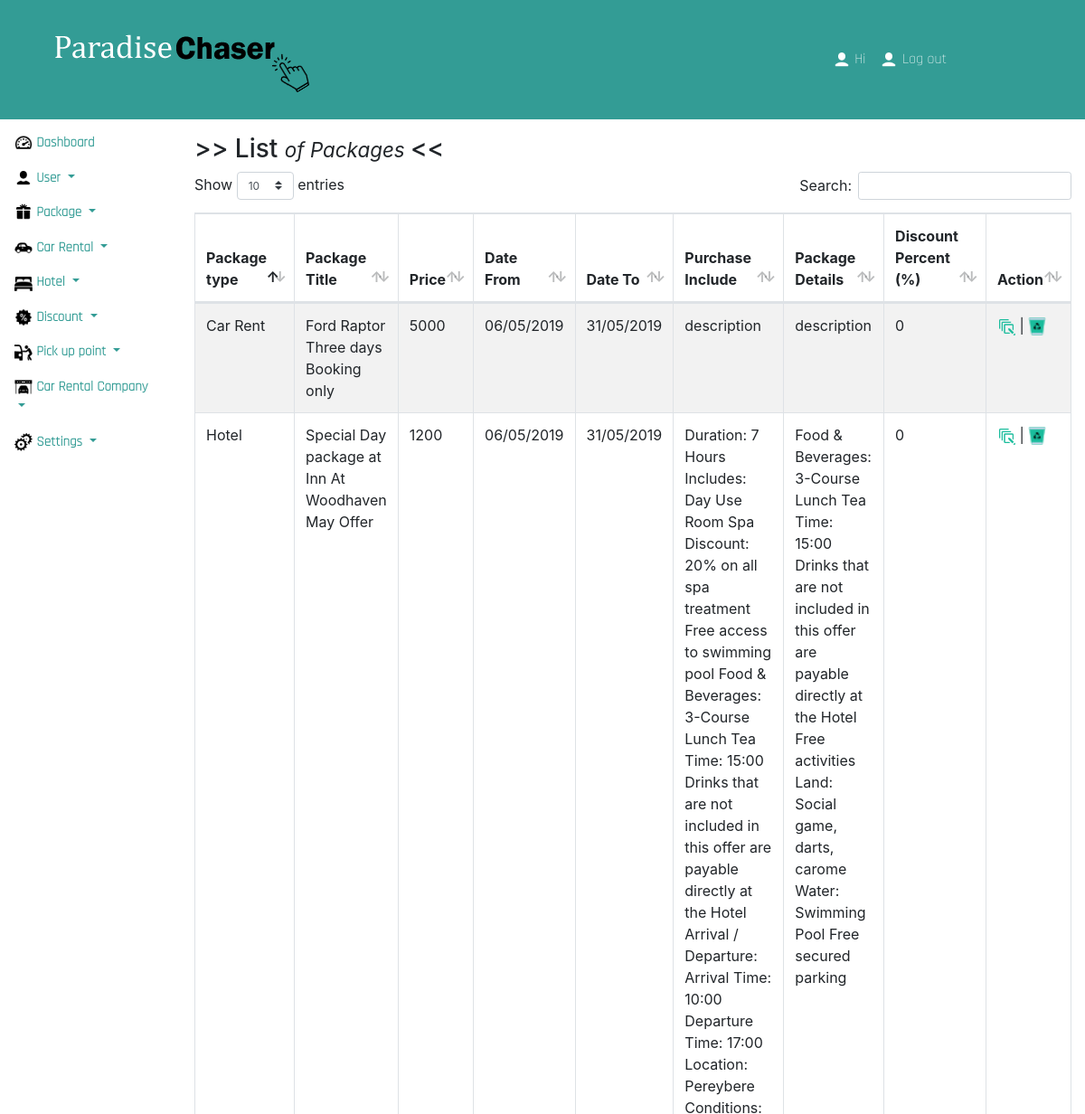
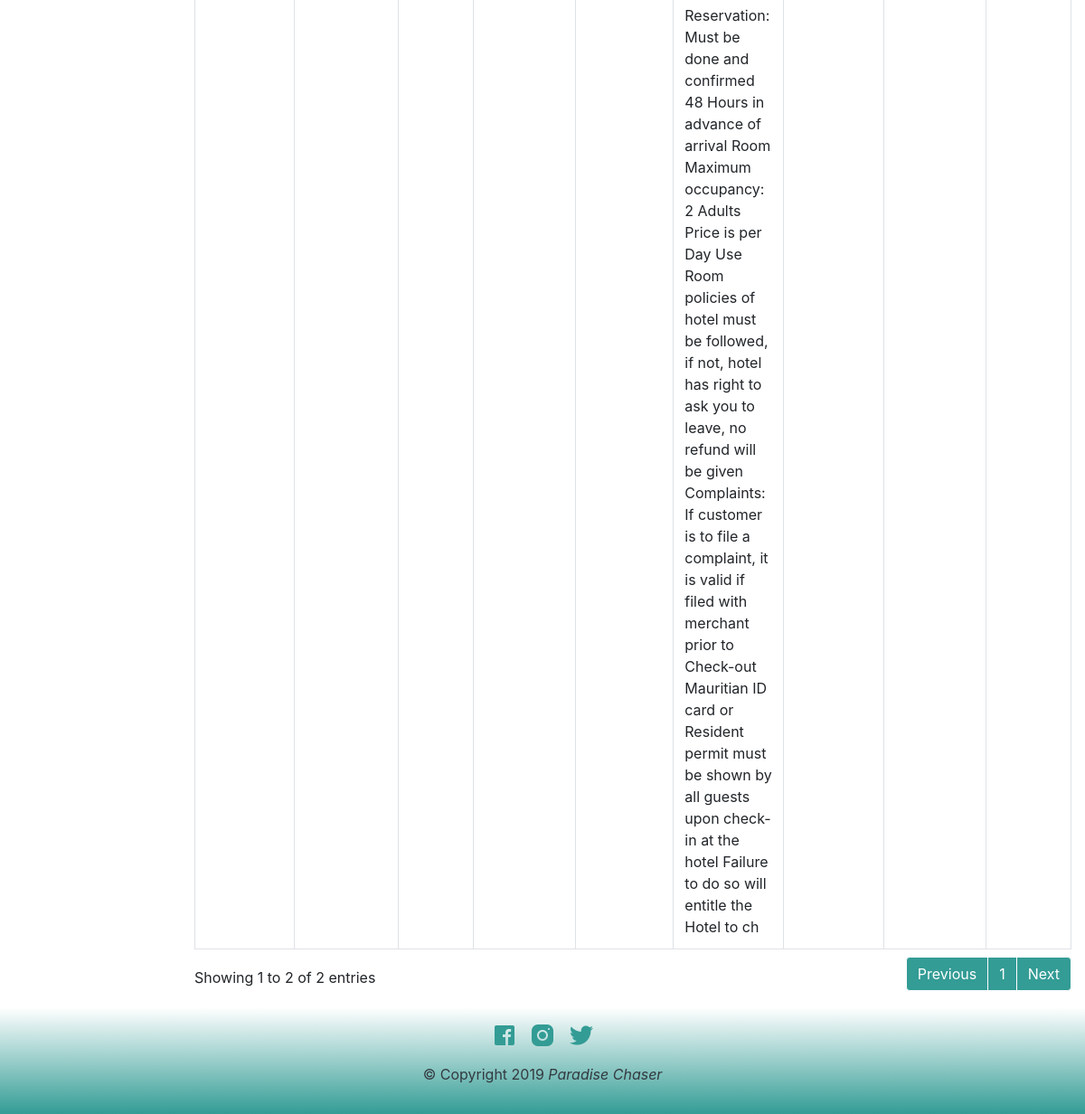
The app's page /dashboard/admin/package/list-of-package.php, older data (2 pictures, top to bottom).
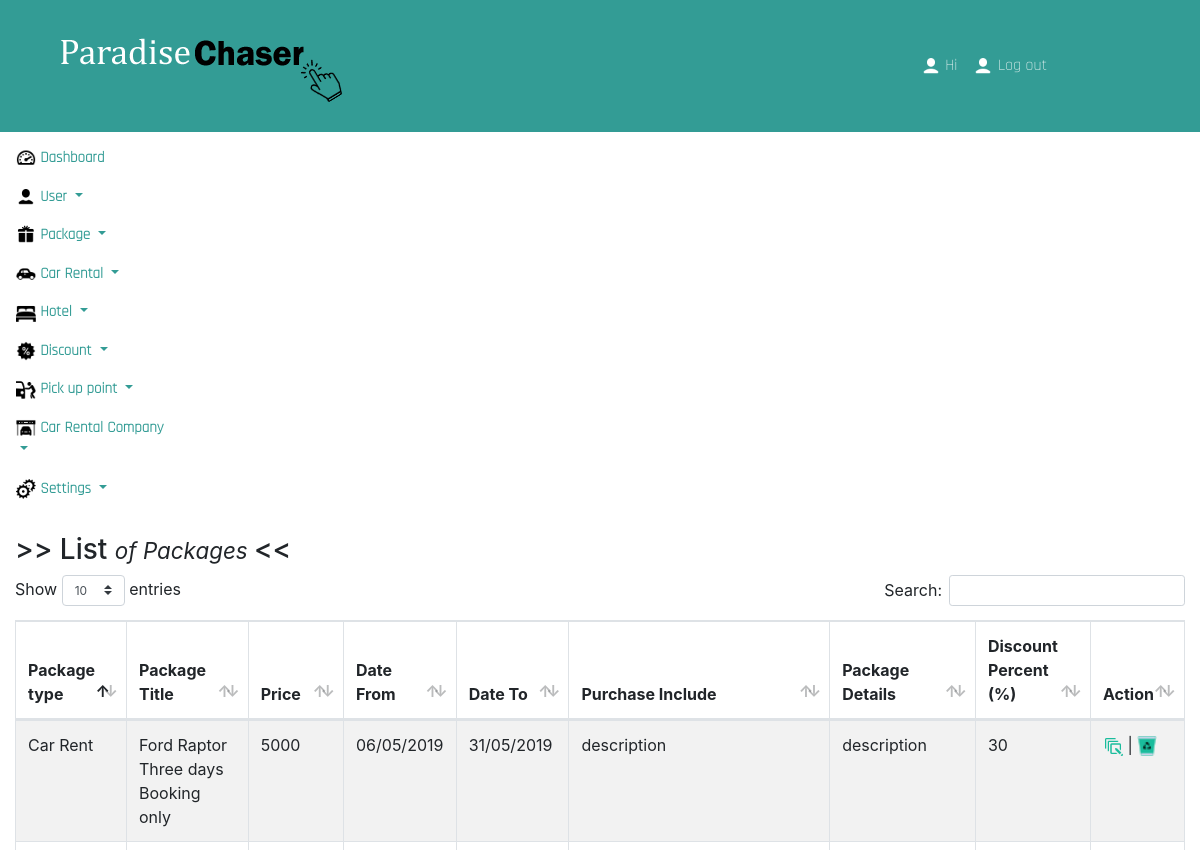
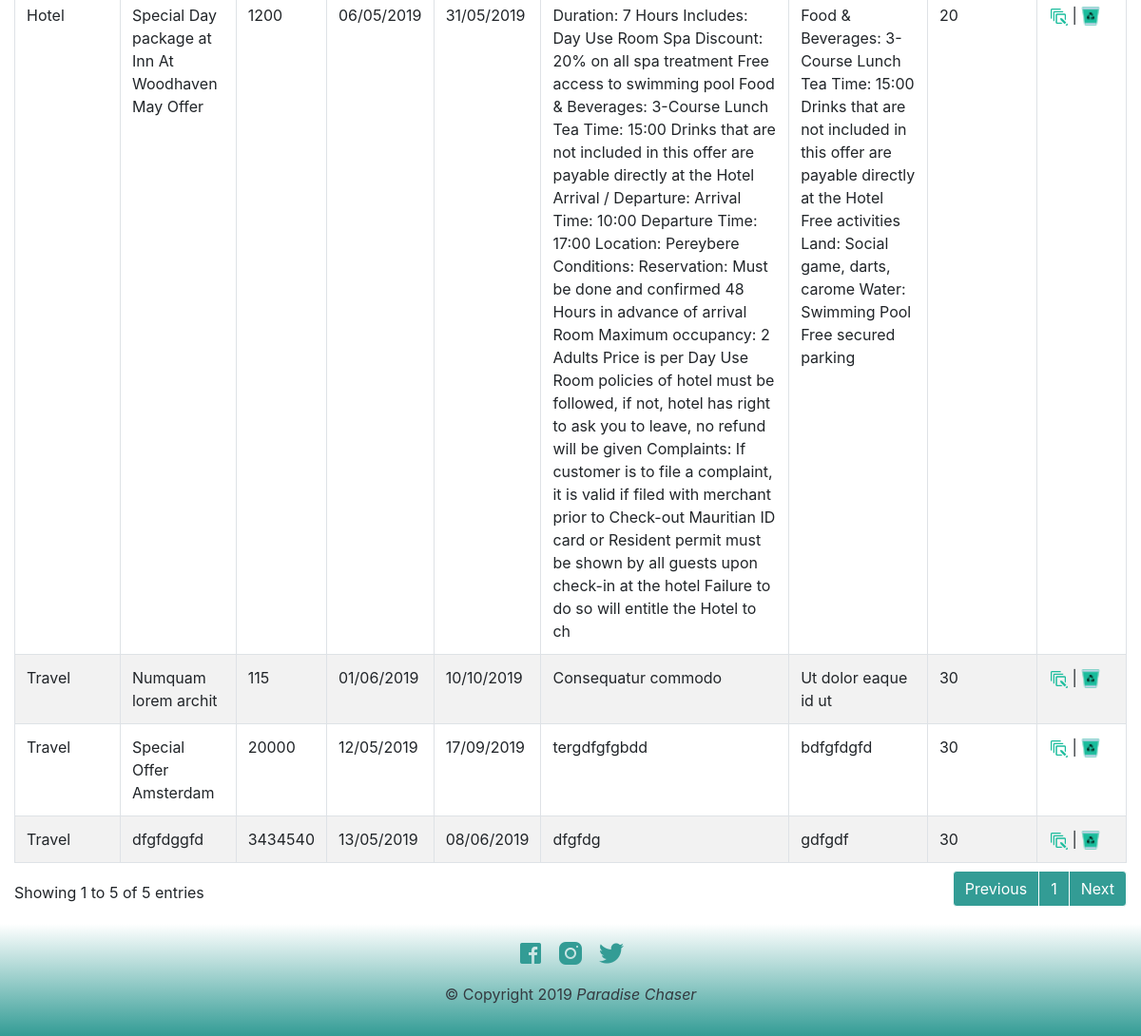
The same page, newer data (2 pictures, top to bottom).
### tables this page shows
CREATE TABLE `tbl_package` (
  `id` int(11) NOT NULL,
  `packageTitle` varchar(200) NOT NULL,
  `price` float NOT NULL,
  `discount_id` int(11) NOT NULL,
  `purchaseInclude` text NOT NULL,
  `packageDetails` text NOT NULL,
  `dateFrom` varchar(100) NOT NULL,
  `dateTo` varchar(100) NOT NULL,
  `cover_image` varchar(200) NOT NULL,
  `package_type_id` int(11) NOT NULL,
  `country_id` int(11) NOT NULL,
  `terms` text NOT NULL,
  `airline_id` int(11) NOT NULL
);

CREATE TABLE `tbl_package_type` (
  `id` int(11) NOT NULL,
  `package_type` varchar(100) NOT NULL
);

CREATE TABLE `tbl_discount` (
  `id` int(11) NOT NULL,
  `discount_percent` varchar(20) NOT NULL
);

### Action/action-list-of-package.php (called while the page is built, shortened)
<?php
    $sql_package      = "SELECT *, p.id as packageID
                       FROM  tbl_package p, tbl_discount d, tbl_package_type pt
                       WHERE p.discount_id = d.id
                       AND   p.package_type_id = pt.id";
    $query_package    = mysqli_query($dbc,$sql_package);
?>

### common/icons.php (called while the page is built, shortened)
<?php
$edit         = 'http://localhost:'.$_SERVER['SERVER_PORT'].'/OnlineTravelTours/Asset/images/icons/dashboard/edit.png';
$remove       = 'http://localhost:'.$_SERVER['SERVER_PORT'].'/OnlineTravelTours/Asset/images/icons/dashboard/remove.png';
?>

### dashboard/admin/package/list-of-package.php (the view, shortened to what this page needs)
<?php require('../../../common/dashboard-common/header.php'); ?>
<?php require('../../../Action/action-list-of-package.php');?>
<main class="col bg-faded py-3">
    <h3 class="text-left"> >> List  <small> <em> of Packages </em></small> <<</h3>
    <form method="post" action= "<?= $_SERVER['PHP_SELF']; ?>" autocomplete="off">
        <table id="list-of-packages" class="table table-striped table-responsive table-bordered" style="width:100%">
            <thead>
                <tr>
                    <th>Package type</th>
                    <th>Package Title</th>
                    <th>Price</th>
                    <th>Date From</th>
                    <th>Date To</th>
                    <th>Purchase Include</th>
                    <th>Package Details</th>
                    <th>Discount Percent (%)</th>
                    <th>Action</th>
                </tr>
            </thead>
            <tbody>
                <?php
                    if($query_package){
                        while($row = mysqli_fetch_array($query_package)){
                            $id = $row['packageID'];
                        ?>
                        <tr>
                            <td><?= $row['package_type']; ?></td>
                            <td><?= $row['packageTitle']; ?></td>
                            <td><?= $row['price']; ?></td>
                            <td><?= $row['dateFrom']; ?></td>
                            <td><?= $row['dateTo']; ?></td>
                            <td><?= $row['purchaseInclude']; ?></td>
                            <td><?= $row['packageDetails']; ?></td>
                            <td><?= $row['discount_percent']; ?></td>
                            <td>
                                <a href="update-package.php?id=<?= $id;?>"> <span data-balloon="Edit" data-balloon-pos="up"><img src="<?= $edit; ?>" class="icon" /></span></a> |
                                <a href="list-of-package.php?del=<?= $id;?>"> <span data-balloon="Remove" data-balloon-pos="up"><img src="<?= $remove; ?>" class="icon" /></span></a>
                            </td>
                        </tr>
                        <?php
                        }
                    }
                ?>
            </tbody>
        </table>
    </form>
</main>
<?php require('../../../common/dashboard-common/footer.php'); ?>

Row changes from the older to the newer data that the page shows:
changed tbl_package "Special Day package at Inn At Woodhaven May Offer": discount.discount_percent "0" → "20"
changed tbl_package "Ford Raptor Three days Booking only": discount.discount_percent "0" → "30"
added tbl_package: package_type.package_type "Travel", packageTitle "Numquam lorem archit", price "115", dateFrom "01/06/2019", dateTo "10/10/2019", purchaseInclude "Consequatur commodo", packageDetails "Ut dolor eaque id ut", discount.discount_percent "30"
added tbl_package: package_type.package_type "Travel", packageTitle "Special Offer Amsterdam", price "20000", dateFrom "12/05/2019", dateTo "17/09/2019", purchaseInclude "tergdfgfgbdd", packageDetails "bdfgfdgfd", discount.discount_percent "30"
added tbl_package: package_type.package_type "Travel", packageTitle "dfgfdggfd", price "3434540", dateFrom "13/05/2019", dateTo "08/06/2019", purchaseInclude "dfgfdg", packageDetails "gdfgdf", discount.discount_percent "30"
Text that changed along with them:
text written by a page script: "Show entries Search: Showing 1 to 2 of 2 entries Previous 1 Next" → "Show entries Search: Showing 1 to 5 of 5 entries Previous 1 Next"
